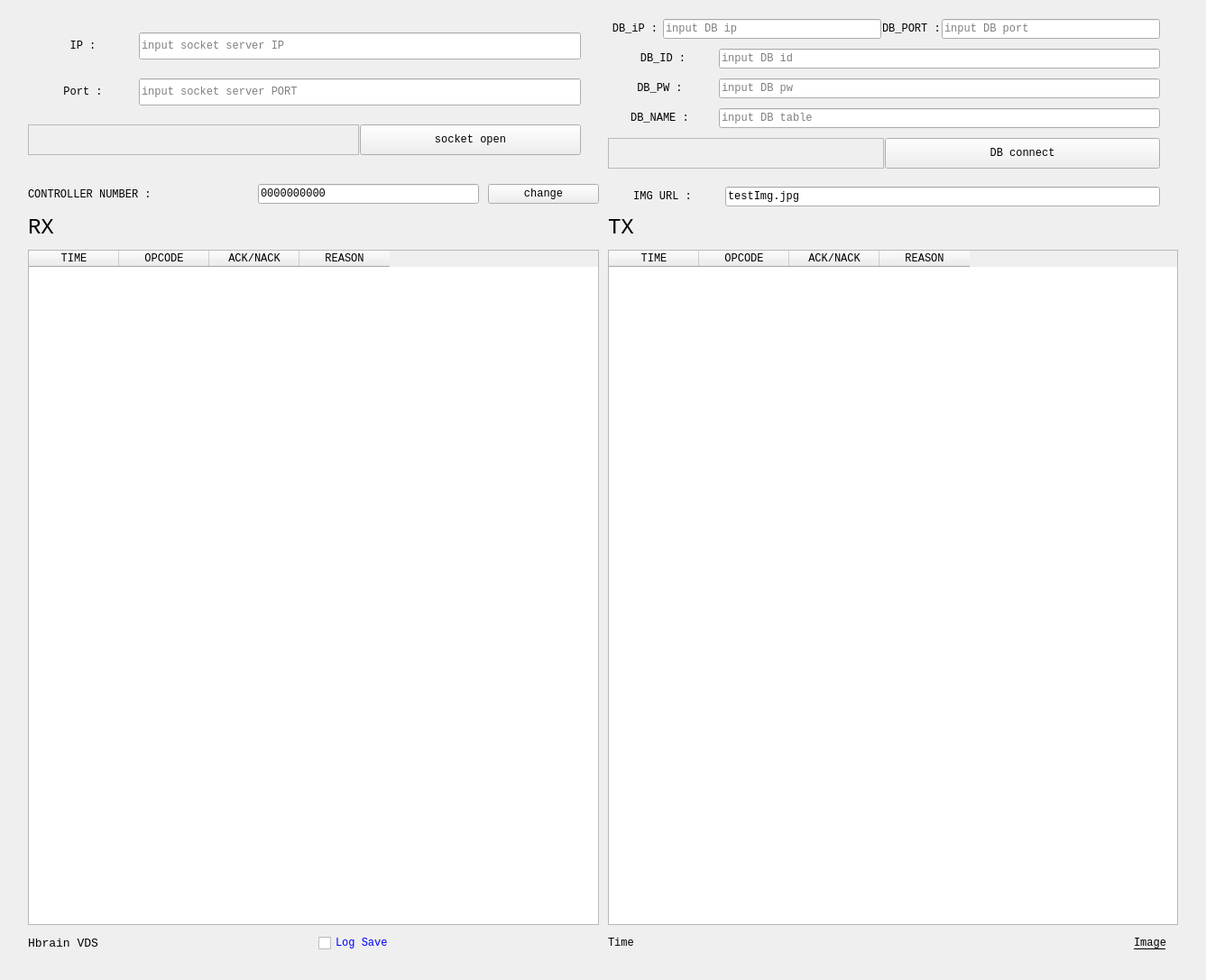
<?xml version="1.0" encoding="UTF-8"?>
<ui version="4.0">
 <class>Form</class>
 <widget class="QWidget" name="Form">
  <property name="geometry">
   <rect>
    <x>0</x>
    <y>0</y>
    <width>1337</width>
    <height>1087</height>
   </rect>
  </property>
  <property name="windowTitle">
   <string>Hbrain_VDS_comm</string>
  </property>
  <layout class="QHBoxLayout" name="horizontalLayout_6">
   <item>
    <layout class="QHBoxLayout" name="main_layout" stretch="5">
     <property name="spacing">
      <number>10</number>
     </property>
     <item>
      <layout class="QGridLayout" name="gridLayout_2" rowstretch="0,0,0,0,0,0" columnstretch="0,0">
       <property name="leftMargin">
        <number>20</number>
       </property>
       <property name="rightMargin">
        <number>20</number>
       </property>
       <property name="bottomMargin">
        <number>20</number>
       </property>
       <item row="0" column="0">
        <layout class="QVBoxLayout" name="socket_layout" stretch="5,5,3">
         <property name="spacing">
          <number>1</number>
         </property>
         <property name="topMargin">
          <number>5</number>
         </property>
         <item>
          <layout class="QHBoxLayout" name="horizontalLayout" stretch="2,8">
           <property name="rightMargin">
            <number>20</number>
           </property>
           <item>
            <widget class="QLabel" name="label_2">
             <property name="font">
              <font>
               <family>Consolas</family>
              </font>
             </property>
             <property name="text">
              <string>IP :</string>
             </property>
             <property name="alignment">
              <set>Qt::AlignCenter</set>
             </property>
            </widget>
           </item>
           <item>
            <widget class="QLineEdit" name="sock_ip_input">
             <property name="maximumSize">
              <size>
               <width>16777215</width>
               <height>30</height>
              </size>
             </property>
             <property name="font">
              <font>
               <family>Consolas</family>
              </font>
             </property>
             <property name="placeholderText">
              <string>input socket server IP</string>
             </property>
            </widget>
           </item>
          </layout>
         </item>
         <item>
          <layout class="QHBoxLayout" name="horizontalLayout_3" stretch="2,8">
           <property name="rightMargin">
            <number>20</number>
           </property>
           <item>
            <widget class="QLabel" name="label_3">
             <property name="font">
              <font>
               <family>Consolas</family>
              </font>
             </property>
             <property name="text">
              <string>Port :</string>
             </property>
             <property name="alignment">
              <set>Qt::AlignCenter</set>
             </property>
            </widget>
           </item>
           <item>
            <widget class="QLineEdit" name="sock_port_input">
             <property name="maximumSize">
              <size>
               <width>16777215</width>
               <height>30</height>
              </size>
             </property>
             <property name="font">
              <font>
               <family>Consolas</family>
              </font>
             </property>
             <property name="placeholderText">
              <string>input socket server PORT</string>
             </property>
            </widget>
           </item>
          </layout>
         </item>
         <item>
          <layout class="QHBoxLayout" name="horizontalLayout_4" stretch="6,4">
           <property name="rightMargin">
            <number>20</number>
           </property>
           <item>
            <widget class="QFrame" name="frame">
             <property name="frameShape">
              <enum>QFrame::StyledPanel</enum>
             </property>
             <property name="frameShadow">
              <enum>QFrame::Raised</enum>
             </property>
            </widget>
           </item>
           <item>
            <widget class="QPushButton" name="socket_open_btn">
             <property name="minimumSize">
              <size>
               <width>0</width>
               <height>34</height>
              </size>
             </property>
             <property name="font">
              <font>
               <family>Consolas</family>
              </font>
             </property>
             <property name="text">
              <string>socket open</string>
             </property>
            </widget>
           </item>
          </layout>
         </item>
        </layout>
       </item>
       <item row="4" column="1">
        <layout class="QHBoxLayout" name="horizontalLayout_12" stretch="9,1">
         <item>
          <widget class="QLabel" name="time_bar">
           <property name="font">
            <font>
             <family>Consolas</family>
            </font>
           </property>
           <property name="text">
            <string>Time</string>
           </property>
          </widget>
         </item>
         <item>
          <widget class="QLabel" name="hbrain_icon">
           <property name="maximumSize">
            <size>
             <width>16777215</width>
             <height>150</height>
            </size>
           </property>
           <property name="font">
            <font>
             <family>Consolas</family>
             <pointsize>9</pointsize>
             <underline>true</underline>
            </font>
           </property>
           <property name="text">
            <string>Image</string>
           </property>
           <property name="alignment">
            <set>Qt::AlignCenter</set>
           </property>
          </widget>
         </item>
        </layout>
       </item>
       <item row="2" column="1">
        <widget class="QLabel" name="label_9">
         <property name="font">
          <font>
           <family>Consolas</family>
           <pointsize>18</pointsize>
          </font>
         </property>
         <property name="text">
          <string>TX</string>
         </property>
         <property name="margin">
          <number>10</number>
         </property>
        </widget>
       </item>
       <item row="0" column="1">
        <layout class="QVBoxLayout" name="db_layout">
         <property name="spacing">
          <number>1</number>
         </property>
         <property name="topMargin">
          <number>5</number>
         </property>
         <item>
          <layout class="QHBoxLayout" name="horizontalLayout_5" stretch="2,8,2,8">
           <property name="topMargin">
            <number>5</number>
           </property>
           <property name="rightMargin">
            <number>20</number>
           </property>
           <property name="bottomMargin">
            <number>5</number>
           </property>
           <item>
            <widget class="QLabel" name="label_4">
             <property name="font">
              <font>
               <family>Consolas</family>
              </font>
             </property>
             <property name="text">
              <string>DB_iP :</string>
             </property>
             <property name="alignment">
              <set>Qt::AlignCenter</set>
             </property>
            </widget>
           </item>
           <item>
            <widget class="QLineEdit" name="db_ip_input">
             <property name="font">
              <font>
               <family>Consolas</family>
              </font>
             </property>
             <property name="placeholderText">
              <string>input DB ip</string>
             </property>
            </widget>
           </item>
           <item>
            <widget class="QLabel" name="label">
             <property name="font">
              <font>
               <family>Consolas</family>
              </font>
             </property>
             <property name="text">
              <string>DB_PORT :</string>
             </property>
            </widget>
           </item>
           <item>
            <widget class="QLineEdit" name="db_port_input">
             <property name="font">
              <font>
               <family>Consolas</family>
              </font>
             </property>
             <property name="placeholderText">
              <string>input DB port</string>
             </property>
            </widget>
           </item>
          </layout>
         </item>
         <item>
          <layout class="QHBoxLayout" name="horizontalLayout_10" stretch="2,8">
           <property name="topMargin">
            <number>5</number>
           </property>
           <property name="rightMargin">
            <number>20</number>
           </property>
           <property name="bottomMargin">
            <number>5</number>
           </property>
           <item>
            <widget class="QLabel" name="label_5">
             <property name="font">
              <font>
               <family>Consolas</family>
              </font>
             </property>
             <property name="text">
              <string>DB_ID :</string>
             </property>
             <property name="alignment">
              <set>Qt::AlignCenter</set>
             </property>
            </widget>
           </item>
           <item>
            <widget class="QLineEdit" name="db_id_input">
             <property name="font">
              <font>
               <family>Consolas</family>
              </font>
             </property>
             <property name="placeholderText">
              <string>input DB id</string>
             </property>
            </widget>
           </item>
          </layout>
         </item>
         <item>
          <layout class="QHBoxLayout" name="horizontalLayout_9" stretch="2,8">
           <property name="topMargin">
            <number>5</number>
           </property>
           <property name="rightMargin">
            <number>20</number>
           </property>
           <property name="bottomMargin">
            <number>5</number>
           </property>
           <item>
            <widget class="QLabel" name="label_6">
             <property name="font">
              <font>
               <family>Consolas</family>
              </font>
             </property>
             <property name="text">
              <string>DB_PW : </string>
             </property>
             <property name="alignment">
              <set>Qt::AlignCenter</set>
             </property>
            </widget>
           </item>
           <item>
            <widget class="QLineEdit" name="db_pw_input">
             <property name="font">
              <font>
               <family>Consolas</family>
              </font>
             </property>
             <property name="placeholderText">
              <string>input DB pw</string>
             </property>
            </widget>
           </item>
          </layout>
         </item>
         <item>
          <layout class="QHBoxLayout" name="horizontalLayout_8" stretch="2,8">
           <property name="topMargin">
            <number>5</number>
           </property>
           <property name="rightMargin">
            <number>20</number>
           </property>
           <property name="bottomMargin">
            <number>5</number>
           </property>
           <item>
            <widget class="QLabel" name="label_7">
             <property name="font">
              <font>
               <family>Consolas</family>
              </font>
             </property>
             <property name="text">
              <string>DB_NAME : </string>
             </property>
             <property name="alignment">
              <set>Qt::AlignCenter</set>
             </property>
            </widget>
           </item>
           <item>
            <widget class="QLineEdit" name="db_name_input">
             <property name="font">
              <font>
               <family>Consolas</family>
              </font>
             </property>
             <property name="placeholderText">
              <string>input DB table</string>
             </property>
            </widget>
           </item>
          </layout>
         </item>
         <item>
          <layout class="QHBoxLayout" name="horizontalLayout_7" stretch="0,0">
           <property name="topMargin">
            <number>5</number>
           </property>
           <property name="rightMargin">
            <number>20</number>
           </property>
           <property name="bottomMargin">
            <number>5</number>
           </property>
           <item>
            <widget class="QFrame" name="frame_4">
             <property name="frameShape">
              <enum>QFrame::StyledPanel</enum>
             </property>
             <property name="frameShadow">
              <enum>QFrame::Raised</enum>
             </property>
            </widget>
           </item>
           <item>
            <widget class="QPushButton" name="db_connect_btn">
             <property name="minimumSize">
              <size>
               <width>0</width>
               <height>34</height>
              </size>
             </property>
             <property name="font">
              <font>
               <family>Consolas</family>
              </font>
             </property>
             <property name="text">
              <string>DB connect</string>
             </property>
            </widget>
           </item>
          </layout>
         </item>
        </layout>
       </item>
       <item row="3" column="1">
        <widget class="QTableWidget" name="tx_table">
         <property name="font">
          <font>
           <family>Consolas</family>
          </font>
         </property>
         <column>
          <property name="text">
           <string>TIME</string>
          </property>
          <property name="textAlignment">
           <set>AlignCenter</set>
          </property>
         </column>
         <column>
          <property name="text">
           <string>OPCODE</string>
          </property>
          <property name="textAlignment">
           <set>AlignCenter</set>
          </property>
         </column>
         <column>
          <property name="text">
           <string>ACK/NACK</string>
          </property>
          <property name="textAlignment">
           <set>AlignCenter</set>
          </property>
         </column>
         <column>
          <property name="text">
           <string>REASON</string>
          </property>
          <property name="textAlignment">
           <set>AlignCenter</set>
          </property>
         </column>
        </widget>
       </item>
       <item row="3" column="0">
        <widget class="QTableWidget" name="rx_table">
         <property name="font">
          <font>
           <family>Consolas</family>
          </font>
         </property>
         <column>
          <property name="text">
           <string>TIME</string>
          </property>
          <property name="textAlignment">
           <set>AlignCenter</set>
          </property>
         </column>
         <column>
          <property name="text">
           <string>OPCODE</string>
          </property>
          <property name="textAlignment">
           <set>AlignCenter</set>
          </property>
         </column>
         <column>
          <property name="text">
           <string>ACK/NACK</string>
          </property>
          <property name="textAlignment">
           <set>AlignCenter</set>
          </property>
         </column>
         <column>
          <property name="text">
           <string>REASON</string>
          </property>
          <property name="textAlignment">
           <set>AlignCenter</set>
          </property>
         </column>
        </widget>
       </item>
       <item row="1" column="0">
        <layout class="QHBoxLayout" name="horizontalLayout_11" stretch="2,2,1">
         <item>
          <widget class="QLabel" name="label_11">
           <property name="font">
            <font>
             <family>Consolas</family>
            </font>
           </property>
           <property name="text">
            <string>CONTROLLER NUMBER : </string>
           </property>
          </widget>
         </item>
         <item>
          <widget class="QLineEdit" name="cont_num_edit">
           <property name="font">
            <font>
             <family>Consolas</family>
            </font>
           </property>
           <property name="text">
            <string>0000000000</string>
           </property>
           <property name="placeholderText">
            <string>input CSN (10)</string>
           </property>
          </widget>
         </item>
         <item>
          <widget class="QPushButton" name="cont_num_change_btn">
           <property name="font">
            <font>
             <family>Consolas</family>
            </font>
           </property>
           <property name="text">
            <string>change</string>
           </property>
          </widget>
         </item>
        </layout>
       </item>
       <item row="1" column="1">
        <layout class="QVBoxLayout" name="verticalLayout">
         <item>
          <layout class="QHBoxLayout" name="horizontalLayout_2" stretch="2,8">
           <property name="spacing">
            <number>9</number>
           </property>
           <property name="topMargin">
            <number>5</number>
           </property>
           <property name="rightMargin">
            <number>20</number>
           </property>
           <item>
            <widget class="QLabel" name="label_10">
             <property name="font">
              <font>
               <family>Consolas</family>
              </font>
             </property>
             <property name="text">
              <string>IMG URL :</string>
             </property>
             <property name="alignment">
              <set>Qt::AlignCenter</set>
             </property>
            </widget>
           </item>
           <item>
            <widget class="QLineEdit" name="ImgURL_Edit">
             <property name="font">
              <font>
               <family>Consolas</family>
              </font>
             </property>
             <property name="text">
              <string>testImg.jpg</string>
             </property>
             <property name="alignment">
              <set>Qt::AlignLeading|Qt::AlignLeft|Qt::AlignVCenter</set>
             </property>
             <property name="placeholderText">
              <string>input Image link</string>
             </property>
            </widget>
           </item>
          </layout>
         </item>
        </layout>
       </item>
       <item row="2" column="0">
        <widget class="QLabel" name="label_8">
         <property name="font">
          <font>
           <family>Consolas</family>
           <pointsize>18</pointsize>
          </font>
         </property>
         <property name="text">
          <string>RX</string>
         </property>
         <property name="margin">
          <number>10</number>
         </property>
        </widget>
       </item>
       <item row="4" column="0">
        <layout class="QGridLayout" name="gridLayout">
         <item row="0" column="0">
          <widget class="QLabel" name="status_bar">
           <property name="font">
            <font>
             <family>Consolas</family>
             <pointsize>10</pointsize>
            </font>
           </property>
           <property name="text">
            <string>Hbrain VDS</string>
           </property>
          </widget>
         </item>
         <item row="0" column="1">
          <widget class="QCheckBox" name="Log_check_box">
           <property name="font">
            <font>
             <family>Consolas</family>
            </font>
           </property>
           <property name="autoFillBackground">
            <bool>false</bool>
           </property>
           <property name="styleSheet">
            <string notr="true">color: blue;</string>
           </property>
           <property name="text">
            <string>Log Save</string>
           </property>
          </widget>
         </item>
        </layout>
       </item>
      </layout>
     </item>
    </layout>
   </item>
  </layout>
 </widget>
 <resources/>
 <connections/>
</ui>
